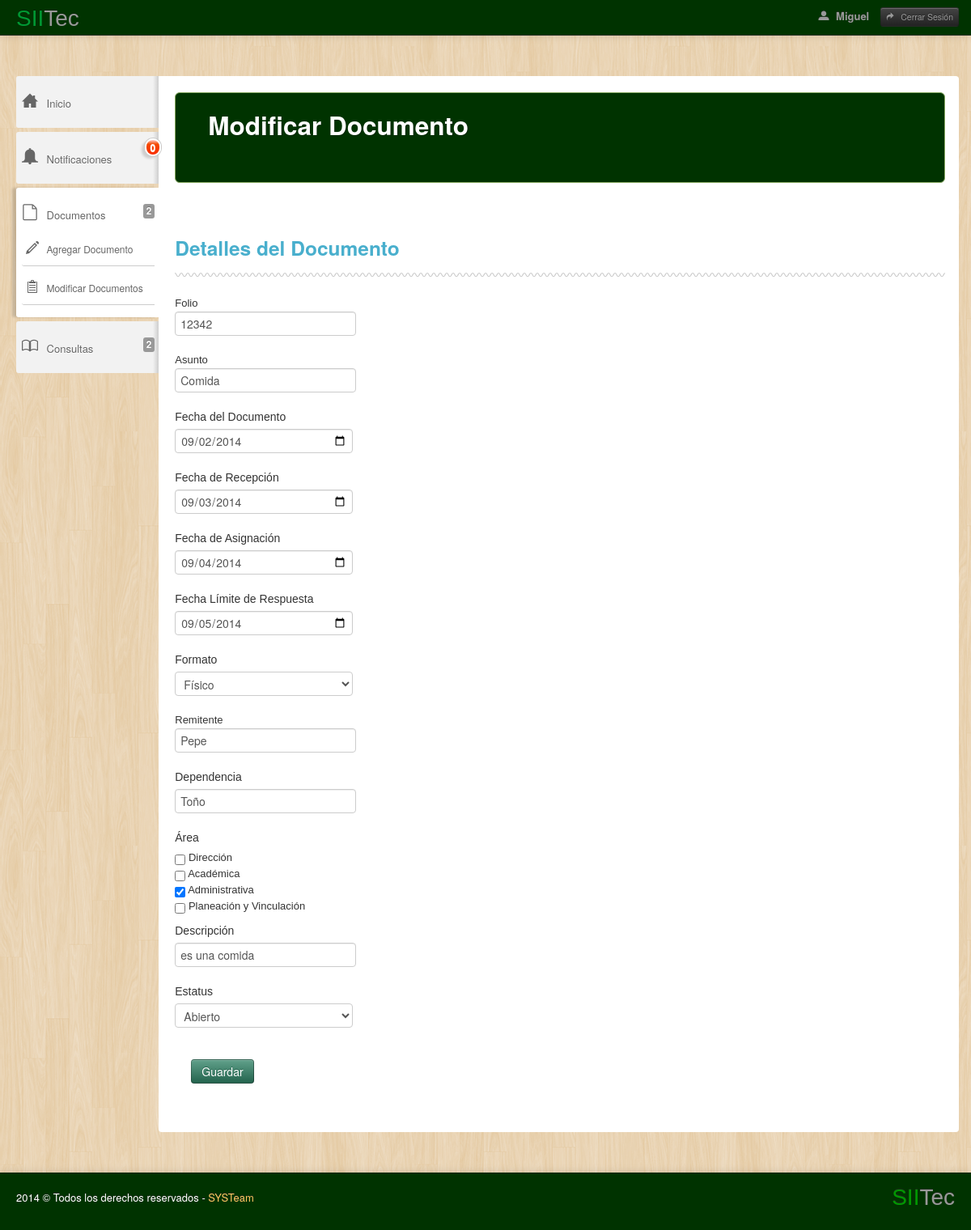
The page /Sitio/administrador/modificarDocumentos.php?id=8 (signed in) on the database its author committed.
### tables this page shows
CREATE TABLE IF NOT EXISTS `Documento` (
  `idDocumento` int(11) NOT NULL AUTO_INCREMENT,
  `tipoDocumento` varchar(45) NOT NULL,
  `fechaDelDocumento` date NOT NULL,
  `fechaDeRecepcion` date NOT NULL,
  `fechaDeAsignacion` date NOT NULL,
  `fechaLimite` date NOT NULL,
  `folioDocumento` varchar(45) NOT NULL,
  `formatoDelDocumento` varchar(45) NOT NULL,
  `descripcion` text NOT NULL,
  `estatus` varchar(30) NOT NULL,
  `area` varchar(45) NOT NULL,
  `nombreDepend` varchar(45) NOT NULL,
  `nombreRemit` varchar(45) NOT NULL,
  `idRemit` int(11) NOT NULL,
  `idUsuario` int(11) NOT NULL,
  `sesionUsuario` varchar(45) DEFAULT NULL,
  `comentario` varchar(250) DEFAULT NULL,
  PRIMARY KEY (`idDocumento`),
  KEY `idRemit_idx` (`idRemit`),
  KEY `idUsuario_idx` (`idUsuario`)
);

### Sitio/administrador/modificarDocumentos.php (the view, shortened to what this page needs)
<?php
	require_once("conexion.php");
	$recibido = ($_GET['id']);
	$consulta = "select idDocumento, tipoDocumento, fechaDelDocumento, fechaDeRecepcion, fechaDeAsignacion, fechaLimite, folioDocumento, formatoDelDocumento, descripcion, estatus , area, nombreDepend,nombreRemit,idRemit, idUsuario from Documento where IdDocumento="."'".$recibido."'";
	$res=mysql_query($consulta, $con);
	$valor1='Dirección';
	$valor2='Académica';
	$valor3='Administrativa';
	$valor4='Planeación y Vinculación';
	if($_SESSION["nombresesion"])
	{
		$auxi=0;
				while($row = @mysql_fetch_array($res))
				{
					if($valor1==$row['area'])
					{
						$check1="checked";
					}
						else if($valor2==$row['area'])
						{
							$check2="checked";
						}
						else if($valor3==$row['area'])
						{
							$check3="checked";
						}
						else if($valor4==$row['area'])
						{
							$check4="checked";
						}
?>
<!DOCTYPE html>
<html lang="en">
    <head>
    <link href="css/molle.css" rel="stylesheet" type="text/css" />
    <link href="css/bootstrap.css" rel="stylesheet" />
    <link rel="stylesheet" href="css/icon-style.css" />
    <link href="css/bootstrap-responsive.css" rel="stylesheet" />
    <link href="css/radmin.css" rel="stylesheet" id="main-stylesheet" />
    <link href="css/radmin-responsive.css" rel="stylesheet" />
    <link rel="stylesheet" type="text/css" href="css/radmin-plugins.css" />
    </head>
    <body id="body-sample-pages">
<div class="navbar navbar-inverse navbar-static-top">
      <div class="navbar-inner black-gradient">
    <div class="container-fluid"> <a class="brand" href="Principal.php"> <span class="rad">SII</span>Tec </a>
          <div class="nav-collapse collapse">
        <p class="navbar-text pull-right"> <a id="user-popover" href="Principal.php" class="navbar-link user-info"> <i class="radmin-icon radmin-user"></i>
          <hi>
<?php
	  echo($_SESSION['nombresesion']);
?>
            </span></hi>
          </a> <a href="salir.php" class="btn btn-mini btn-inverse navbar-link logout"> <i class="radmin-icon radmin-redo"></i> Cerrar Sesión </a></p>
        <form class="navbar-search pull-right" />
      </div>
        </div>
  </div>
    </div>
<div class="row-fluid">
      <div class="span12">&nbsp;</div>
    </div>
<div class="container-fluid main-container">
      <div class="row-fluid">
    <div class="span12">
          <div class="sidebar-nav">
					<ul class="nav nav-stacked left-menu">
						<li id="navigation-index">
						  <a href="Principal.php">
								<span class="box">
									<i class="radmin-icon radmin-home"></i>
								</span>
								<span class="hidden-tablet hidden-phone">Inicio</span>
						  </a>
						</li>
                        <li id="navigation-index">
							<a href="Notificaciones.php">
								<span class="box">
									<i class="radmin-icon radmin-bell"></i>
								</span>
								<span class="hidden-tablet hidden-phone">Notificaciones</span>
                                    <div class="notifications-wrapper" >
	          <div class="notifications"> <strong><?php echo $auxi; ?></strong> </div>
            </div>
							</a>
						</li>
					  <li class="accordion" id="navigation-sample-pages">
						<a class="accordion-toggle" data-toggle="collapse" data-parent="#navigation-sample-pages" href="#collapse1">
								<span class="box">
								<i class="radmin-icon radmin-file"></i>
								</span>
								<span class="hidden-tablet hidden-phone">Documentos</span>
								<span class="label pull-right hidden-tablet hidden-phone">2</span>
						</a>
							<div id="collapse1" class="accordion-body collapse">
								<ul class="nav nav-stacked submenu">
									<li>
									  <a href="AgregarDocumento.php">
											<span class="box">
												<i class="radmin-pencil"></i>
											</span>
											<span class="hidden-tablet hidden-phone">Agregar Documento</span>
										</a>
									</li>
									<li>
									  <a href="MuestraDocumentos.php">
											<span class="box">
												<i class="radmin-icon radmin-clipboard-2"></i>
											</span><span class="hidden-tablet hidden-phone">Modificar Documentos</span></a>
									</li>
								</ul>
						</div>
						</li>
						<li class="accordion" id="navigation-components">
							<a class="accordion-toggle" data-toggle="collapse" data-parent="navigation-components" href="#collapse2">
								<span class="box">
									<i class="radmin-icon radmin-book"></i>
								</span>
								<span class="hidden-tablet hidden-phone">Consultas</span>
								<span class="label pull-right hidden-tablet hidden-phone">2</span>
							</a>
						</li>
					</ul>
				</div>
          <div class="container-fluid content-wrapper">
        <div class="row-fluid">
              <div class="span12">
            <div class="hero-unit non-index">
                  <h2>Modificar Documento</h2>
                </div>
          </div>
            </div>
        <div class="row-fluid">
              <div class="span12"></div>
            </div>
        <class class="row-fluid">
        <div class="span12">
              <h3 class="title">Detalles del Documento</h3>
              <div class="squiggly-border"></div>
              <form class="form-horizonta invoice-form"  action="modificaDocumentoLogico.php?id=<?php echo $recibido ?> " method="post" autocomplete="on"/>
              <fieldset>
            <div class="control-group">Folio
                  <div class="controls">
                <input id="cajaFolio" class="input-large" type="text" name="cajaFolio" value="<?php echo $row['folioDocumento']; ?>">
              </div>
                </div>
            <div class="control-group"><span class="control-label">Asunto</span>
                  <div class="controls">
                <input id="cajaAsunto" class="input-large" type="text" name="cajaAsunto" value="<?php echo $row['tipoDocumento']; ?>">
              </div>
                </div>
            <div class="control-group">
                  <label class="control-label" for="invoice-last-name">Fecha del Documento </label>
                  <div class="controls">
                <input type="date" name="cajaFechaDocumento" value="<?php echo $row['fechaDelDocumento']; ?>">
              </div>
                </div>
            <div class="control-group">
                  <label class="control-label" for="invoice-last-name2">Fecha de Recepción</label>
                  <div class="controls">
                <input type="date" name="cajaFechaRecepcion" value="<?php echo $row['fechaDeRecepcion']; ?>">
              </div>
                </div>
            <div class="control-group">
                  <label class="control-label" for="invoice-last-name3">Fecha de Asignación</label>
                  <div class="controls">
                <input type="date" name="cajaFechaAsignacion" value="<?php echo $row['fechaDeAsignacion']; ?>">
              </div>
                </div>
            <div class="control-group">
                  <label class="control-label" for="invoice-last-name4">Fecha Límite de Respuesta</label>
                  <div class="controls">
                <input type="date" name="cajaFechaRespuesta" value="<?php echo $row['fechaLimite']; ?>" >
              </div>
                </div>
            <div class="control-group">
                  <label class="control-label" for="invoice-last-name">Formato</label>
                  <div class="controls">
                <select id="comboFormato" name="comboFormato" value="<?php echo $row['formatoDelDocumento']; ?>">
                      <option value="Físico" id="1"> Físico
                  <option value="Digital" id="2"> Digital
                </select>
              </div>
                </div>
            <div class="control-group"><span class="control-label">Remitente </span>
                  <div class="controls">
                <input id="cajaRemitente" class="input-large" type="text" name="cajaRemitente" value="<?php echo $row['nombreRemit']; ?>" />
              </div>
                </div>
            <div class="control-group">
                  <label class="control-label" for="invoice-last-name5">Dependencia</label>
                  <div class="controls">
                <input id="cajaDependencia" class="input-large" type="text" name="cajaDependencia" value="<?php echo $row['nombreDepend']; ?>"/>
              </div>
                </div>
            <div class="control-group">
                  <label class="control-label" for="invoice-last-name">Área</label>
                  <div class="controls">
                <div class="controls">
                      <input type="checkbox" name="area1" value="Dirección" <?php echo $check1;?>>
                      Dirección <br>
                      <input type="checkbox" name="area2" value="Académica" <?php echo $check2;?>>
                      Académica <br>
                      <input type="checkbox" name="area3" value="Administrativa" <?php echo $check3;?>>
                      Administrativa <br>
                      <input type="checkbox" name="area4" value="Planeación y Vinculación" <?php echo $check4;?>>
                      Planeación y Vinculación </div>
              </div>
                </div>
            <div class="control-group">
                  <label class="control-label" for="invoice-last-name">Descripción</label>
                  <div class="controls">
                <input id="cajaDescripcion" class="input-large" type="text" name="cajaDescripcion" value="<?php echo $row['descripcion']; ?>" />
              </div>
                </div>
            <div class="control-group">
                  <label class="control-label" for="invoice-last-name">Estatus</label>
                  <div class="controls">
                <select id="comboEstatus" name="comboEstatus"  value="<?php echo $row['estatus']; ?>">
                      <option value="Abierto" id="1"> Abierto
                  <option value="Asignado" id="2"> Asignado
                </select>
              </div>
                </div>
            <div class="form-actions pull-left">
                  <input class="btn btn-info" type="submit" value="Guardar" />
                </div>
          </fieldset>
            </div>
      </div>
        </div>
  </div>
    </div>
<?php
	}?>
<footer class="black-gradient"> <a class="brand pull-right" href="Principal.php"> <span class="rad">SII</span>Tec </a>
      <div class="square-turtle pull-left">
    <p> 2014 &copy; Todos los derechos reservados - <a href="http://www.itszas.edu.mx/" target="_blank">SYSTeam</a></p>
  </div>
    </footer>
</body>
</html>
<?php
}
else
{
	echo("<script type='text/javascript'>
	alert('No existe ninguna sesion abierta, favor de AUTENTIFICARSE');
	window.location='index.html';</script>");
}
?>

### Sitio/administrador/css/molle.css (style rules this page uses)
#body-sample-pages .container-fluid.main-container .row-fluid .span12 .container-fluid.content-wrapper .row-fluid .span12 fieldset .control-group .control-label { font-family: Verdana, Geneva, sans-serif; }
#body-sample-pages .container-fluid.main-container .row-fluid .span12 .container-fluid.content-wrapper .row-fluid .span12 fieldset .control-group { font-family: Verdana, Geneva, sans-serif; }
#body-sample-pages .black-gradient .brand.pull-right .rad { font-family: Verdana, Geneva, sans-serif; }
#body-sample-pages .black-gradient .brand.pull-right .rad { font-family: Verdana, Geneva, sans-serif; color: #090; }
#body-sample-pages .black-gradient .brand.pull-right { font-family: Verdana, Geneva, sans-serif; }

### Sitio/administrador/css/radmin-responsive.css (style rules this page uses)
@media (min-width: 980px) and (max-width: 1200px) { div.container-fluid.content-wrapper { padding-right: 17px; } }
@media (min-width: 980px) and (max-width: 1200px) { ul.left-menu li { font-size: 13px; padding: 10px 5px 10px 7px; } }
@media (min-width: 980px) and (max-width: 1200px) { ul.left-menu li span.box { padding-right: 5px; } }
@media (min-width: 980px) and (max-width: 1200px) { ul.left-menu li ul.submenu li { padding: 0 0 0 5px; } }
@media (min-width: 980px) and (max-width: 1200px) { ul.left-menu li ul.submenu li span.box { padding-right: 5px; } }

### Sitio/administrador/modificarDocumentos.php (style rules this page uses)
#body-sample-pages .navbar.navbar-inverse.navbar-static-top .navbar-inner.black-gradient .container-fluid .brand .rad { font-family: Verdana, Geneva, sans-serif; color: #093; }
#body-sample-pages .navbar.navbar-inverse.navbar-static-top .navbar-inner.black-gradient .container-fluid .brand { font-family: Verdana, Geneva, sans-serif; }
#body-sample-pages .black-gradient .brand.pull-right .rad { font-family: Verdana, Geneva, sans-serif; }
#body-sample-pages .black-gradient .brand.pull-right { font-family: Verdana, Geneva, sans-serif; }

### rows shown on the page
documento: cajaFolio "12342", cajaAsunto "Comida", cajaFechaDocumento "09/02/2014", cajaFechaRecepcion "09/03/2014", cajaFechaAsignacion "09/04/2014", cajaFechaRespuesta "09/05/2014", comboFormato "Físico", cajaRemitente "Pepe", cajaDependencia "Toño", cajaDescripcion "es una comida", comboEstatus "Abierto"
